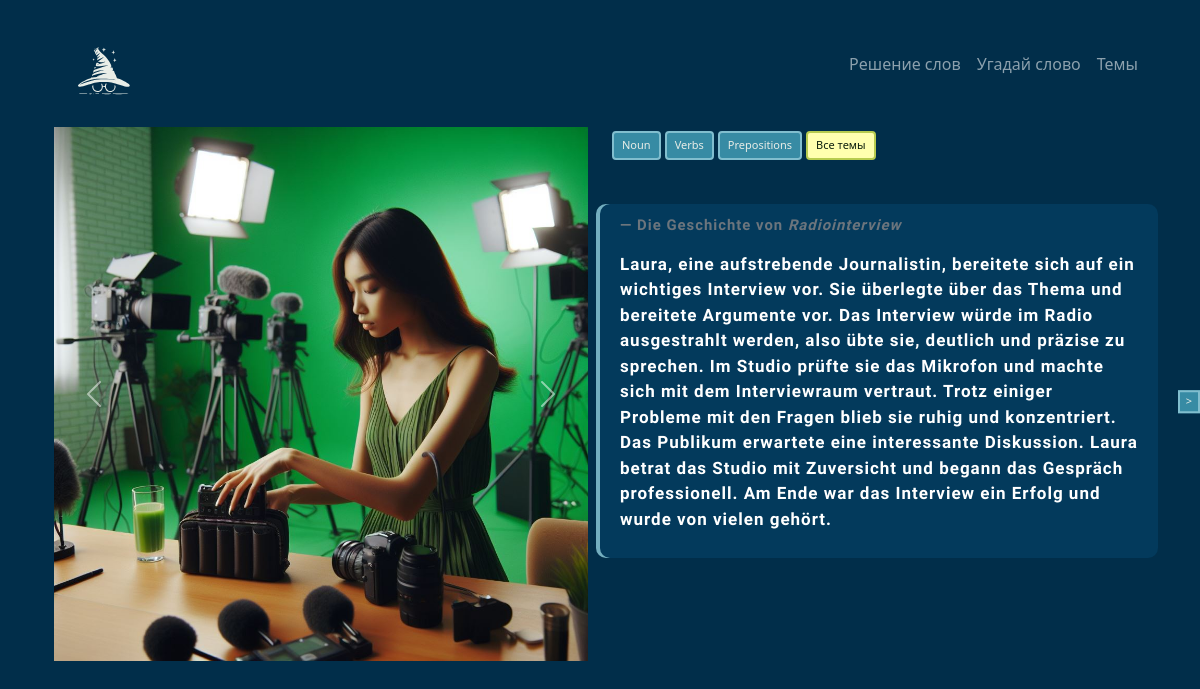
The page /storys/random_history/ on the database its author committed.
### l_historys/models.py (models this page shows, shortened)
class History(models.Model):
    name = models.CharField(max_length=100, default='')
    image1 = models.FileField(upload_to=audio_file_name, default=None, blank=True, null=True)
    image2 = models.FileField(upload_to=audio_file_name, default=None, blank=True, null=True)
    image3 = models.FileField(upload_to=audio_file_name, default=None, blank=True, null=True)
    image4 = models.FileField(upload_to=audio_file_name, default=None, blank=True, null=True)
    noun = models.JSONField()
    verbs = models.JSONField()
    prepositions = models.JSONField()
    text = models.TextField()
    text_translation = models.JSONField()

### l_historys/views.py (the view)
# urls.py: path('random_history/', random_history, name='random_history'),
def random_history(request, id_story=None):
    histories = History.objects.all()
    if id_story:
        try:
            random_history = History.objects.get(id=id_story)
        except History.DoesNotExist:
            return render(request, 'error.html', {'message': 'История не найдена'})
    else:
        random_history = random.choice(histories)
    return render(request, 'l_historys/random_history.html', {'random_history': random_history, 'histories': histories})

### l_historys/templates/l_historys/random_history.html (shortened to what this page needs)
{% extends 'index.html' %}
{% load static %}
{% block content %}
<link rel="stylesheet" type="text/css" href="{% static 'css/lernAboutWord.css' %}">
<div class="container mb-5">
    <div class="row">
        <div class="col-md-6">
            <div id="carouselExampleControls" class="carousel slide" data-bs-ride="carousel">
              <div class="carousel-inner">
                {% if random_history.image1 %}
                  <div class="carousel-item active">
                    <img src="{{ random_history.image1.url }}" class="d-block w-100" alt="...">
                  </div>
                {% endif %}
              </div>
              <button class="carousel-control-prev" type="button" data-bs-target="#carouselExampleControls" data-bs-slide="prev">
                <span class="carousel-control-prev-icon" aria-hidden="true"></span>
              </button>
              <button class="carousel-control-next" type="button" data-bs-target="#carouselExampleControls" data-bs-slide="next">
                <span class="carousel-control-next-icon" aria-hidden="true"></span>
              </button>
            </div>
        </div>
        <div class="col-md-6">
            <div class="row">
                <div class="col-md-12">
<p class="d-inline-flex justify-content-end gap-1 mt-1">
    <button class="btn btn-sm my_button" type="button" data-bs-toggle="collapse" data-bs-target="#collapseNoun" aria-expanded="false" aria-controls="collapseNoun">Noun</button>
    <button class="btn btn-sm my_button" type="button" data-bs-toggle="collapse" data-bs-target="#collapseVerbs" aria-expanded="false" aria-controls="collapseVerbs">Verbs</button>
    <button class="btn btn-sm my_button" type="button" data-bs-toggle="collapse" data-bs-target="#collapsePrepositions" aria-expanded="false" aria-controls="collapsePrepositions">Prepositions</button>
    <button class="btn btn-sm my_button_red" type="button" data-bs-toggle="offcanvas" data-bs-target="#offcanvasScrolling" aria-controls="offcanvasScrolling">Все темы</button>
</p>
                </div>
            </div>
            <div class="row mt-4 ml-4">
                <div class="col-md-12 my_text " style="color:white;">
                    <footer class="blockquote-footer pt-3">Die Geschichte von <cite title="Source Title">{{ random_history.name }}</cite></footer>
                    <div id="textContainer">
                        <p>{{ random_history.text }}</p>
                    </div>
                </div>
            </div>
        </div>
    </div>
</div>
<div class="position-fixed top-50 end-0 translate-middle-y">
    <button class="my_button" onclick="reloadPage()">></button>
</div>
{% endblock %}

### templates/index.html (shortened to what this page needs)
<!DOCTYPE html>
<html lang="en">
<head>
        {% load static %}
    <link href="https://cdn.jsdelivr.net/npm/bootstrap@5.3.2/dist/css/bootstrap.min.css" rel="stylesheet">
</head>
<body class="container">
<nav class="navbar navbar-expand-sm  navbar-dark" style="background-color: transparent;">
  <div class="container">
    <a class="navbar-brand" href="#">
      <img src="{% static 'img/logo.svg' %}" alt="Play Image" height="80%" class="d-inline-block align-text-top">
    </a>
    <div class="collapse navbar-collapse justify-content-end" id="navbarNav">
      <ul class="navbar-nav">
        <li class="nav-item">
          <a class="nav-link" href="{% url 'index' %}">Решение слов</a>
        </li>
        <li class="nav-item">
          <a class="nav-link" href="{% url 'random_word' %}">Угадай слово </a>
        </li>
        <li class="nav-item">
            <a class="nav-link" href="{% url 'random_history' %}">Темы</a>
        </li>
      </ul>
    </div>
  </div>
</nav>
    <div class="mx-auto">
        {% block content %}{% endblock %}
    </div>
</body>
</html>

### static/css/lernAboutWord.css (style rules this page uses)
body { background-color: #012E4A; }
a { color: black; text-decoration: none; }
.my_button { color: #E8EDE7; font-size: 11px; background-color: #378BA4; border: 2px solid #81BECE; }
.my_button_red { color: #0c1e0c; font-size: 11px; background-color: #ffffaf; border: 2px solid #b7cb4f; }
.my_text { color: #E8EDE7; font-family: 'Pangolin', cursive; font-size: 17px; font-weight: bold; letter-spacing: 1px; line-height: 1.5; background-color: #033a5c; padding: 10px 20px; border-radius: 10px; box-shadow: -4px 0px 0px 0px rgba(129, 190, 206, 0.9); }

### rows shown on the page
History: image1 (picture), name "Radiointerview", text "Laura, eine aufstrebende Journalistin, bereitete sich auf ein wichtiges Interview vor. Sie überlegte über das Thema und bereitete Argumente vor. Das Interview würde im Radio ausgestrahlt werden, also übte sie, deutlich und präzise zu sprechen. Im Studio prüfte sie das Mikrofon und machte sich mit dem Interviewraum vertraut. Trotz einiger Probleme mit den Fragen blieb sie ruhig und konzentriert. Das Publikum erwartete eine interessante Diskussion. Laura betrat das Studio mit Zuversicht und begann das Gespräch professionell. Am Ende war das Interview ein Erfolg und wurde von vielen gehört."
